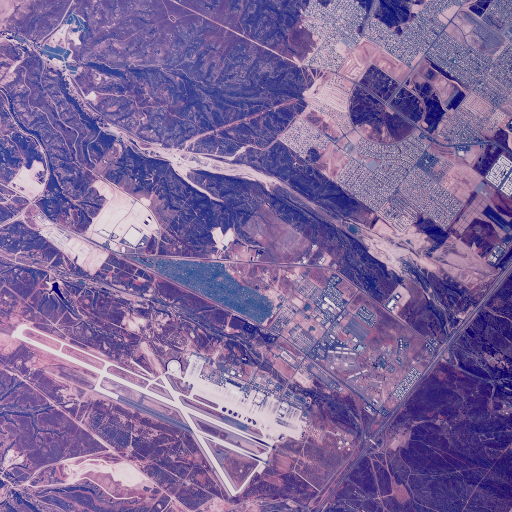
#> input picture data/aerials/2.1.01.tiff, 512 x 512 px
$ python 01_imgprog.py
#> lines starting #> are read from the running program, lines starting #| are printed output that depends on the picture
"""
Subplots with image trasformations
"""
from os.path import join
import numpy as np
import matplotlib.pyplot as plt

from __init__ import assetsdir

img1 = plt.imread(join(assetsdir, "2.1.01.tiff"))
#> img1 is the input picture: shape (512, 512, 3); mean R, G, B 125.8, 102.8, 153.9
img2 = plt.imread(join(assetsdir, "2.1.03.tiff"))
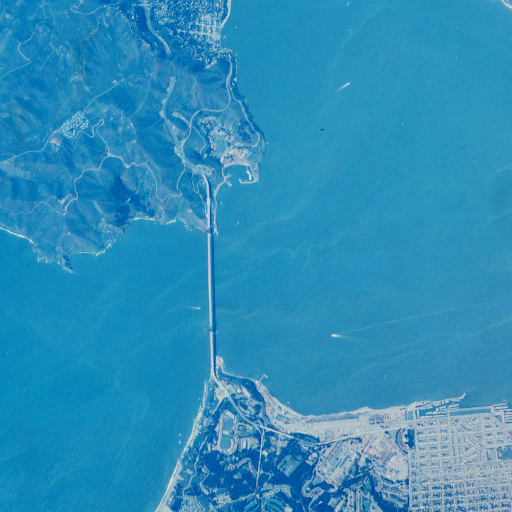
#> input picture data/aerials/2.1.03.tiff, 512 x 512 px
#> img2 is the input picture: shape (512, 512, 3); mean R, G, B 45.2, 142.2, 185.2

plt.subplot(2, 2, 1)
plt.imshow(img1)

plt.subplot(2, 2, 2)
plt.imshow(img2)

plt.subplot(2, 2, 3)
#
# images subtraction, addition, flip, roll
#
# plt.imshow(img1 + img2)
# plt.imshow(img1 - img2)
# plt.imshow(np.flip(img1, 1))
plt.imshow(np.roll(img1, 2048))

plt.show()
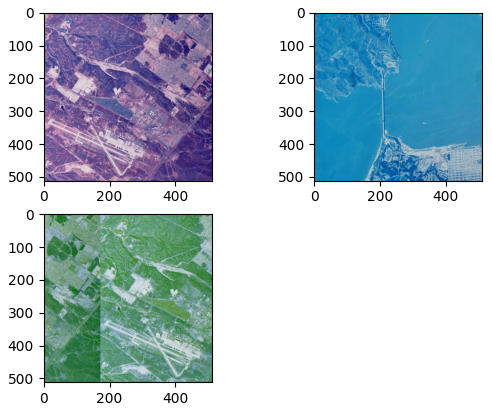
#> figure drawn by matplotlib, 3 panels
